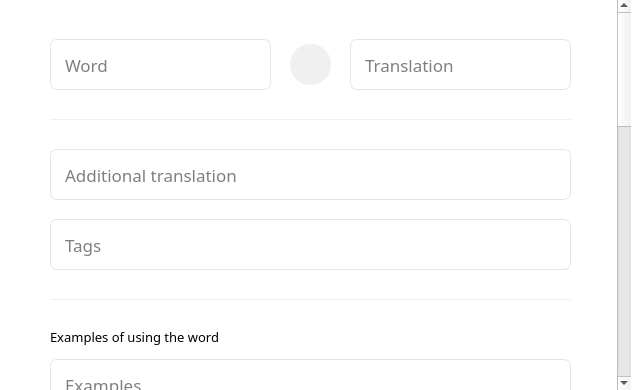
<?xml version="1.0" encoding="UTF-8"?>
<ui version="4.0">
 <class>WordInDictionaryMainWindow</class>
 <widget class="QMainWindow" name="WordInDictionaryMainWindow">
  <property name="geometry">
   <rect>
    <x>0</x>
    <y>0</y>
    <width>643</width>
    <height>390</height>
   </rect>
  </property>
  <property name="minimumSize">
   <size>
    <width>643</width>
    <height>390</height>
   </size>
  </property>
  <property name="maximumSize">
   <size>
    <width>643</width>
    <height>390</height>
   </size>
  </property>
  <property name="windowTitle">
   <string>MainWindow</string>
  </property>
  <widget class="QWidget" name="WordInDictionaryCentralWidget">
   <widget class="QFrame" name="mainFrame">
    <property name="geometry">
     <rect>
      <x>0</x>
      <y>0</y>
      <width>643</width>
      <height>390</height>
     </rect>
    </property>
    <property name="styleSheet">
     <string notr="true">QFrame {
	background-color: rgb(255, 255, 255);
	border: none;
}</string>
    </property>
    <property name="frameShape">
     <enum>QFrame::StyledPanel</enum>
    </property>
    <property name="frameShadow">
     <enum>QFrame::Raised</enum>
    </property>
    <widget class="QScrollArea" name="scrollArea">
     <property name="geometry">
      <rect>
       <x>0</x>
       <y>-1</y>
       <width>631</width>
       <height>391</height>
      </rect>
     </property>
     <property name="styleSheet">
      <string notr="true">QScrollBar:vertical {
	border: none;
	background-color: none;
	width: 8px;
	border-radius: 4px;
	margin: 20px 0 20px 0;
}

/*  HANDLE BAR VERTICAL */
QScrollBar::handle:vertical {	
	background-color: rgb(180, 180, 180);
	min-height: 50px;
	border-radius: 4px;
	margin: 0;
}
QScrollBar::handle:vertical:hover{	
	background-color: rgb(200, 200, 200);
}
QScrollBar::handle:vertical:pressed {	
	background-color: rgb(160, 160, 160);
}

/* BTN TOP - SCROLLBAR */
QScrollBar::add-line:vertical {
	height: 0px;
	subcontrol-position: bottom;
	subcontrol-origin: margin;
	width: 0px;
	background-color: rgb(255, 255, 255);
}

QScrollBar::sub-line:vertical {
	height: 0px;
	subcontrol-position: top;
	subcontrol-origin: margin;
	width: 0px;
	background-color: rgb(255, 255, 255);
}

QScrollBar::up-arrow:vertical, QScrollBar::down-arrow:vertical {
	background-color: none;
}
QScrollBar::add-page:vertical, QScrollBar::sub-page:vertical {
	background-color: none;
}</string>
     </property>
     <property name="widgetResizable">
      <bool>true</bool>
     </property>
     <widget class="QWidget" name="scrollAreaWidgetContents">
      <property name="geometry">
       <rect>
        <x>0</x>
        <y>-373</y>
        <width>623</width>
        <height>1250</height>
       </rect>
      </property>
      <layout class="QVBoxLayout" name="verticalLayout">
       <property name="spacing">
        <number>0</number>
       </property>
       <property name="leftMargin">
        <number>0</number>
       </property>
       <property name="topMargin">
        <number>0</number>
       </property>
       <property name="rightMargin">
        <number>0</number>
       </property>
       <property name="bottomMargin">
        <number>0</number>
       </property>
       <item>
        <widget class="QFrame" name="displayFrame">
         <property name="minimumSize">
          <size>
           <width>0</width>
           <height>1250</height>
          </size>
         </property>
         <property name="frameShape">
          <enum>QFrame::StyledPanel</enum>
         </property>
         <property name="frameShadow">
          <enum>QFrame::Raised</enum>
         </property>
         <widget class="QLineEdit" name="wordLineEdit">
          <property name="geometry">
           <rect>
            <x>50</x>
            <y>40</y>
            <width>221</width>
            <height>51</height>
           </rect>
          </property>
          <property name="font">
           <font>
            <family>Montserrat</family>
            <pointsize>13</pointsize>
            <bold>false</bold>
           </font>
          </property>
          <property name="styleSheet">
           <string notr="true">QLineEdit {
	background-color: rgb(255, 255, 255);
	border: 1px solid rgb(229, 229, 229);
	border-radius: 7px;
	padding: 12px;
}</string>
          </property>
          <property name="placeholderText">
           <string>Word</string>
          </property>
         </widget>
         <widget class="QPushButton" name="buttonToSwapWords">
          <property name="geometry">
           <rect>
            <x>290</x>
            <y>45</y>
            <width>41</width>
            <height>41</height>
           </rect>
          </property>
          <property name="cursor">
           <cursorShape>PointingHandCursor</cursorShape>
          </property>
          <property name="styleSheet">
           <string notr="true">QPushButton {
	background-color: rgb(240, 240, 240);
	border: none;
	border-radius: 20px;
}

QPushButton:hover {
	background-color: rgba(240, 240, 240, 220);
}

QPushButton:pressed {
	background-color: rgba(240, 240, 240, 240);
}</string>
          </property>
          <property name="text">
           <string/>
          </property>
          <property name="icon">
           <iconset resource="../icons/icons.qrc">
            <normaloff>:/exchangeIcon_B.png</normaloff>:/exchangeIcon_B.png</iconset>
          </property>
          <property name="iconSize">
           <size>
            <width>18</width>
            <height>18</height>
           </size>
          </property>
         </widget>
         <widget class="QLineEdit" name="translationLineEdit">
          <property name="geometry">
           <rect>
            <x>350</x>
            <y>40</y>
            <width>221</width>
            <height>51</height>
           </rect>
          </property>
          <property name="font">
           <font>
            <family>Montserrat</family>
            <pointsize>13</pointsize>
            <bold>false</bold>
           </font>
          </property>
          <property name="styleSheet">
           <string notr="true">QLineEdit {
	background-color: rgb(255, 255, 255);
	border: 1px solid rgb(229, 229, 229);
	border-radius: 7px;
	padding: 12px;
}</string>
          </property>
          <property name="placeholderText">
           <string>Translation</string>
          </property>
         </widget>
         <widget class="QLabel" name="separatedLine_1">
          <property name="geometry">
           <rect>
            <x>50</x>
            <y>120</y>
            <width>521</width>
            <height>1</height>
           </rect>
          </property>
          <property name="styleSheet">
           <string notr="true">QLabel {
	background-color: rgb(240, 240, 240);
	border: none;
}</string>
          </property>
          <property name="text">
           <string/>
          </property>
         </widget>
         <widget class="QLineEdit" name="additionalTranslationLineEdit">
          <property name="geometry">
           <rect>
            <x>50</x>
            <y>150</y>
            <width>521</width>
            <height>51</height>
           </rect>
          </property>
          <property name="font">
           <font>
            <family>Montserrat</family>
            <pointsize>13</pointsize>
            <bold>false</bold>
           </font>
          </property>
          <property name="styleSheet">
           <string notr="true">QLineEdit {
	background-color: rgb(255, 255, 255);
	border: 1px solid rgb(229, 229, 229);
	border-radius: 7px;
	padding: 12px;
}</string>
          </property>
          <property name="placeholderText">
           <string>Additional translation</string>
          </property>
         </widget>
         <widget class="QLineEdit" name="tagsLineEdit">
          <property name="geometry">
           <rect>
            <x>50</x>
            <y>220</y>
            <width>521</width>
            <height>51</height>
           </rect>
          </property>
          <property name="font">
           <font>
            <family>Montserrat</family>
            <pointsize>13</pointsize>
            <bold>false</bold>
           </font>
          </property>
          <property name="styleSheet">
           <string notr="true">QLineEdit {
	background-color: rgb(255, 255, 255);
	border: 1px solid rgb(229, 229, 229);
	border-radius: 7px;
	padding: 12px;
}</string>
          </property>
          <property name="placeholderText">
           <string>Tags</string>
          </property>
         </widget>
         <widget class="QLabel" name="separatedLine_2">
          <property name="geometry">
           <rect>
            <x>50</x>
            <y>300</y>
            <width>521</width>
            <height>1</height>
           </rect>
          </property>
          <property name="styleSheet">
           <string notr="true">QLabel {
	background-color: rgb(240, 240, 240);
	border: none;
}</string>
          </property>
          <property name="text">
           <string/>
          </property>
         </widget>
         <widget class="QLineEdit" name="examplesLineEdit">
          <property name="geometry">
           <rect>
            <x>50</x>
            <y>360</y>
            <width>521</width>
            <height>51</height>
           </rect>
          </property>
          <property name="font">
           <font>
            <family>Montserrat</family>
            <pointsize>13</pointsize>
            <bold>false</bold>
           </font>
          </property>
          <property name="styleSheet">
           <string notr="true">QLineEdit {
	background-color: rgb(255, 255, 255);
	border: 1px solid rgb(229, 229, 229);
	border-radius: 7px;
	padding: 12px;
}</string>
          </property>
          <property name="placeholderText">
           <string>Examples</string>
          </property>
         </widget>
         <widget class="QLabel" name="examplesLabel">
          <property name="geometry">
           <rect>
            <x>50</x>
            <y>330</y>
            <width>191</width>
            <height>16</height>
           </rect>
          </property>
          <property name="font">
           <font>
            <family>Montserrat</family>
            <pointsize>10</pointsize>
            <bold>false</bold>
           </font>
          </property>
          <property name="styleSheet">
           <string notr="true">QLabel {
	background-color: none;
	border: none;
}</string>
          </property>
          <property name="text">
           <string>Examples of using the word</string>
          </property>
         </widget>
         <widget class="QLineEdit" name="translationOfTheExamplesLineEdit">
          <property name="geometry">
           <rect>
            <x>50</x>
            <y>430</y>
            <width>521</width>
            <height>51</height>
           </rect>
          </property>
          <property name="font">
           <font>
            <family>Montserrat</family>
            <pointsize>13</pointsize>
            <bold>false</bold>
           </font>
          </property>
          <property name="styleSheet">
           <string notr="true">QLineEdit {
	background-color: rgb(255, 255, 255);
	border: 1px solid rgb(229, 229, 229);
	border-radius: 7px;
	padding: 12px;
}</string>
          </property>
          <property name="placeholderText">
           <string>Translation</string>
          </property>
         </widget>
         <widget class="QLabel" name="separatedLine_3">
          <property name="geometry">
           <rect>
            <x>50</x>
            <y>510</y>
            <width>521</width>
            <height>1</height>
           </rect>
          </property>
          <property name="styleSheet">
           <string notr="true">QLabel {
	background-color: rgb(240, 240, 240);
	border: none;
}</string>
          </property>
          <property name="text">
           <string/>
          </property>
         </widget>
         <widget class="QLabel" name="photoOfTheWord">
          <property name="geometry">
           <rect>
            <x>50</x>
            <y>540</y>
            <width>81</width>
            <height>81</height>
           </rect>
          </property>
          <property name="styleSheet">
           <string notr="true">QLabel {
	background-color: none;
	border: none;
}</string>
          </property>
          <property name="text">
           <string/>
          </property>
          <property name="pixmap">
           <pixmap resource="../icons/icons.qrc">:/programIcon.png</pixmap>
          </property>
          <property name="scaledContents">
           <bool>true</bool>
          </property>
          <property name="alignment">
           <set>Qt::AlignLeading|Qt::AlignLeft|Qt::AlignVCenter</set>
          </property>
         </widget>
         <widget class="QPushButton" name="changePhotoOfTheWord">
          <property name="geometry">
           <rect>
            <x>115</x>
            <y>605</y>
            <width>31</width>
            <height>31</height>
           </rect>
          </property>
          <property name="cursor">
           <cursorShape>PointingHandCursor</cursorShape>
          </property>
          <property name="styleSheet">
           <string notr="true">QPushButton {
	background-color: rgb(83, 200, 240);
	border: none;
	border-radius: 15px;
}

QPushButton:hover {
	background-color: rgb(91, 202, 240);
}

QPushButton:pressed {
	background-color: rgb(75, 197, 239);
}</string>
          </property>
          <property name="text">
           <string/>
          </property>
          <property name="icon">
           <iconset resource="../icons/icons.qrc">
            <normaloff>:/editSomethingIconBorder_W.png</normaloff>:/editSomethingIconBorder_W.png</iconset>
          </property>
          <property name="iconSize">
           <size>
            <width>16</width>
            <height>16</height>
           </size>
          </property>
         </widget>
         <widget class="QLabel" name="separatedLine_4">
          <property name="geometry">
           <rect>
            <x>50</x>
            <y>670</y>
            <width>521</width>
            <height>1</height>
           </rect>
          </property>
          <property name="styleSheet">
           <string notr="true">QLabel {
	background-color: rgb(240, 240, 240);
	border: none;
}</string>
          </property>
          <property name="text">
           <string/>
          </property>
         </widget>
         <widget class="QPushButton" name="color_3">
          <property name="geometry">
           <rect>
            <x>170</x>
            <y>700</y>
            <width>31</width>
            <height>31</height>
           </rect>
          </property>
          <property name="cursor">
           <cursorShape>PointingHandCursor</cursorShape>
          </property>
          <property name="styleSheet">
           <string notr="true">QPushButton {
	background-color: rgb(255, 187, 205);
	border-radius: 5px;
}

QPushButton:hover {
	background-color: rgba(255, 187, 205, 100);
}</string>
          </property>
          <property name="text">
           <string/>
          </property>
         </widget>
         <widget class="QPushButton" name="color_2">
          <property name="geometry">
           <rect>
            <x>120</x>
            <y>700</y>
            <width>31</width>
            <height>31</height>
           </rect>
          </property>
          <property name="cursor">
           <cursorShape>PointingHandCursor</cursorShape>
          </property>
          <property name="styleSheet">
           <string notr="true">QPushButton {
	background-color: rgb(80, 194, 255);
	border-radius: 5px;
}

QPushButton:hover {
	background-color: rgba(80, 194, 255, 100);
}</string>
          </property>
          <property name="text">
           <string/>
          </property>
         </widget>
         <widget class="QPushButton" name="color_1">
          <property name="geometry">
           <rect>
            <x>70</x>
            <y>700</y>
            <width>31</width>
            <height>31</height>
           </rect>
          </property>
          <property name="cursor">
           <cursorShape>PointingHandCursor</cursorShape>
          </property>
          <property name="styleSheet">
           <string notr="true">QPushButton {
	background-color: rgb(255, 0, 123);
	border-radius: 5px;
}

QPushButton:hover {
	background-color: rgba(255, 0, 123, 100);
}</string>
          </property>
          <property name="text">
           <string/>
          </property>
         </widget>
         <widget class="QPushButton" name="color_4">
          <property name="geometry">
           <rect>
            <x>220</x>
            <y>700</y>
            <width>31</width>
            <height>31</height>
           </rect>
          </property>
          <property name="cursor">
           <cursorShape>PointingHandCursor</cursorShape>
          </property>
          <property name="styleSheet">
           <string notr="true">QPushButton {
	background-color: rgb(158, 255, 215);
	border-radius: 5px;
}

QPushButton:hover {
	background-color: rgba(158, 255, 215, 100);
}</string>
          </property>
          <property name="text">
           <string/>
          </property>
         </widget>
         <widget class="QPushButton" name="color_5">
          <property name="geometry">
           <rect>
            <x>270</x>
            <y>700</y>
            <width>31</width>
            <height>31</height>
           </rect>
          </property>
          <property name="cursor">
           <cursorShape>PointingHandCursor</cursorShape>
          </property>
          <property name="styleSheet">
           <string notr="true">QPushButton {
	background-color: rgb(169, 203, 183);
	border-radius: 5px;
}

QPushButton:hover {
	background-color: rgba(169, 203, 183, 100);
}</string>
          </property>
          <property name="text">
           <string/>
          </property>
         </widget>
         <widget class="QPushButton" name="color_10">
          <property name="geometry">
           <rect>
            <x>520</x>
            <y>700</y>
            <width>31</width>
            <height>31</height>
           </rect>
          </property>
          <property name="cursor">
           <cursorShape>PointingHandCursor</cursorShape>
          </property>
          <property name="styleSheet">
           <string notr="true">QPushButton {
	background-color: rgb(228, 225, 255);
	border-radius: 5px;
}

QPushButton:hover {
	background-color: rgba(228, 225, 255, 100);
}</string>
          </property>
          <property name="text">
           <string/>
          </property>
         </widget>
         <widget class="QPushButton" name="color_9">
          <property name="geometry">
           <rect>
            <x>470</x>
            <y>700</y>
            <width>31</width>
            <height>31</height>
           </rect>
          </property>
          <property name="cursor">
           <cursorShape>PointingHandCursor</cursorShape>
          </property>
          <property name="styleSheet">
           <string notr="true">QPushButton {
	background-color: rgb(170, 255, 0);
	border-radius: 5px;
}

QPushButton:hover {
	background-color: rgba(170, 255, 0, 100);
}</string>
          </property>
          <property name="text">
           <string/>
          </property>
         </widget>
         <widget class="QPushButton" name="color_6">
          <property name="geometry">
           <rect>
            <x>320</x>
            <y>700</y>
            <width>31</width>
            <height>31</height>
           </rect>
          </property>
          <property name="cursor">
           <cursorShape>PointingHandCursor</cursorShape>
          </property>
          <property name="styleSheet">
           <string notr="true">QPushButton {
	background-color: rgb(205, 53, 255);
	border-radius: 5px;
}

QPushButton:hover {
	background-color: rgba(205, 53, 255, 100);
}</string>
          </property>
          <property name="text">
           <string/>
          </property>
         </widget>
         <widget class="QPushButton" name="color_7">
          <property name="geometry">
           <rect>
            <x>370</x>
            <y>700</y>
            <width>31</width>
            <height>31</height>
           </rect>
          </property>
          <property name="cursor">
           <cursorShape>PointingHandCursor</cursorShape>
          </property>
          <property name="styleSheet">
           <string notr="true">QPushButton {
	background-color: rgb(255, 201, 64);
	border-radius: 5px;
}

QPushButton:hover {
	background-color: rgba(255, 201, 64, 100);
}</string>
          </property>
          <property name="text">
           <string/>
          </property>
         </widget>
         <widget class="QPushButton" name="color_8">
          <property name="geometry">
           <rect>
            <x>420</x>
            <y>700</y>
            <width>31</width>
            <height>31</height>
           </rect>
          </property>
          <property name="cursor">
           <cursorShape>PointingHandCursor</cursorShape>
          </property>
          <property name="styleSheet">
           <string notr="true">QPushButton {
	background-color: rgb(255, 32, 80);
	border-radius: 5px;
}

QPushButton:hover {
	background-color: rgba(255, 32, 80, 100);
}</string>
          </property>
          <property name="text">
           <string/>
          </property>
         </widget>
         <widget class="QPushButton" name="color_15">
          <property name="geometry">
           <rect>
            <x>270</x>
            <y>750</y>
            <width>31</width>
            <height>31</height>
           </rect>
          </property>
          <property name="cursor">
           <cursorShape>PointingHandCursor</cursorShape>
          </property>
          <property name="styleSheet">
           <string notr="true">QPushButton {
	background-color: rgb(235, 255, 52);
	border-radius: 5px;
}

QPushButton:hover {
	background-color: rgba(235, 255, 52, 100);
}</string>
          </property>
          <property name="text">
           <string/>
          </property>
         </widget>
         <widget class="QPushButton" name="color_14">
          <property name="geometry">
           <rect>
            <x>220</x>
            <y>750</y>
            <width>31</width>
            <height>31</height>
           </rect>
          </property>
          <property name="cursor">
           <cursorShape>PointingHandCursor</cursorShape>
          </property>
          <property name="styleSheet">
           <string notr="true">QPushButton {
	background-color: rgb(255, 107, 235);
	border-radius: 5px;
}

QPushButton:hover {
	background-color: rgba(255, 107, 235, 100);
}</string>
          </property>
          <property name="text">
           <string/>
          </property>
         </widget>
         <widget class="QPushButton" name="color_19">
          <property name="geometry">
           <rect>
            <x>470</x>
            <y>750</y>
            <width>31</width>
            <height>31</height>
           </rect>
          </property>
          <property name="cursor">
           <cursorShape>PointingHandCursor</cursorShape>
          </property>
          <property name="styleSheet">
           <string notr="true">QPushButton {
	background-color: rgb(170, 0, 0);
	border-radius: 5px;
}

QPushButton:hover {
	background-color: rgba(170, 0, 0, 100);
}</string>
          </property>
          <property name="text">
           <string/>
          </property>
         </widget>
         <widget class="QPushButton" name="color_18">
          <property name="geometry">
           <rect>
            <x>420</x>
            <y>750</y>
            <width>31</width>
            <height>31</height>
           </rect>
          </property>
          <property name="cursor">
           <cursorShape>PointingHandCursor</cursorShape>
          </property>
          <property name="styleSheet">
           <string notr="true">QPushButton {
	background-color: rgb(170, 85, 127);
	border-radius: 5px;
}

QPushButton:hover {
	background-color: rgba(170, 85, 127, 100);
}</string>
          </property>
          <property name="text">
           <string/>
          </property>
         </widget>
         <widget class="QPushButton" name="color_16">
          <property name="geometry">
           <rect>
            <x>320</x>
            <y>750</y>
            <width>31</width>
            <height>31</height>
           </rect>
          </property>
          <property name="cursor">
           <cursorShape>PointingHandCursor</cursorShape>
          </property>
          <property name="styleSheet">
           <string notr="true">QPushButton {
	background-color: rgb(85, 85, 127);
	border-radius: 5px;
}

QPushButton:hover {
	background-color: rgba(85, 85, 127, 100);
}</string>
          </property>
          <property name="text">
           <string/>
          </property>
         </widget>
         <widget class="QPushButton" name="color_11">
          <property name="geometry">
           <rect>
            <x>70</x>
            <y>750</y>
            <width>31</width>
            <height>31</height>
           </rect>
          </property>
          <property name="cursor">
           <cursorShape>PointingHandCursor</cursorShape>
          </property>
          <property name="styleSheet">
           <string notr="true">QPushButton {
	background-color: rgb(2, 255, 61);
	border-radius: 5px;
}

QPushButton:hover {
	background-color: rgba(2, 255, 61, 100);
}</string>
          </property>
          <property name="text">
           <string/>
          </property>
         </widget>
         <widget class="QPushButton" name="color_17">
          <property name="geometry">
           <rect>
            <x>370</x>
            <y>750</y>
            <width>31</width>
            <height>31</height>
           </rect>
          </property>
          <property name="cursor">
           <cursorShape>PointingHandCursor</cursorShape>
          </property>
          <property name="styleSheet">
           <string notr="true">QPushButton {
	background-color: rgb(85, 0, 0);
	border-radius: 5px;
}

QPushButton:hover {
	background-color: rgba(85, 0, 0, 100);
}</string>
          </property>
          <property name="text">
           <string/>
          </property>
         </widget>
         <widget class="QPushButton" name="color_12">
          <property name="geometry">
           <rect>
            <x>120</x>
            <y>750</y>
            <width>31</width>
            <height>31</height>
           </rect>
          </property>
          <property name="cursor">
           <cursorShape>PointingHandCursor</cursorShape>
          </property>
          <property name="styleSheet">
           <string notr="true">QPushButton {
	background-color: rgb(179, 58, 255);
	border-radius: 5px;
}

QPushButton:hover {
	background-color: rgba(179, 58, 255, 100);
}</string>
          </property>
          <property name="text">
           <string/>
          </property>
         </widget>
         <widget class="QPushButton" name="color_13">
          <property name="geometry">
           <rect>
            <x>170</x>
            <y>750</y>
            <width>31</width>
            <height>31</height>
           </rect>
          </property>
          <property name="cursor">
           <cursorShape>PointingHandCursor</cursorShape>
          </property>
          <property name="styleSheet">
           <string notr="true">QPushButton {
	background-color: rgb(106, 0, 255);
	border-radius: 5px;
}

QPushButton:hover {
	background-color: rgba(106, 0, 255, 100);
}</string>
          </property>
          <property name="text">
           <string/>
          </property>
         </widget>
         <widget class="QPushButton" name="changeColorButton">
          <property name="geometry">
           <rect>
            <x>520</x>
            <y>750</y>
            <width>31</width>
            <height>31</height>
           </rect>
          </property>
          <property name="cursor">
           <cursorShape>PointingHandCursor</cursorShape>
          </property>
          <property name="styleSheet">
           <string notr="true">QPushButton {
	background-color: none;
	border-radius: 5px;
}
</string>
          </property>
          <property name="text">
           <string/>
          </property>
          <property name="icon">
           <iconset resource="../icons/icons.qrc">
            <normaloff>:/chooseTheColorIconBorder_B.png</normaloff>:/chooseTheColorIconBorder_B.png</iconset>
          </property>
          <property name="iconSize">
           <size>
            <width>25</width>
            <height>25</height>
           </size>
          </property>
         </widget>
         <widget class="QLabel" name="chosenColorLabel">
          <property name="geometry">
           <rect>
            <x>200</x>
            <y>820</y>
            <width>121</width>
            <height>16</height>
           </rect>
          </property>
          <property name="font">
           <font>
            <family>Montserrat</family>
            <pointsize>13</pointsize>
            <bold>false</bold>
           </font>
          </property>
          <property name="styleSheet">
           <string notr="true">QLabel {
	background-color: none;
	border: none;
}</string>
          </property>
          <property name="text">
           <string>Chosen color:</string>
          </property>
         </widget>
         <widget class="QPushButton" name="chosenColor">
          <property name="geometry">
           <rect>
            <x>330</x>
            <y>813</y>
            <width>31</width>
            <height>31</height>
           </rect>
          </property>
          <property name="font">
           <font>
            <pointsize>12</pointsize>
           </font>
          </property>
          <property name="cursor">
           <cursorShape>PointingHandCursor</cursorShape>
          </property>
          <property name="styleSheet">
           <string notr="true">QPushButton {
	background-color: rgb(255, 255, 255);
	border-radius: 5px;
}

QPushButton:hover {
	background-color: rgba(255, 255, 255, 100);
}</string>
          </property>
          <property name="text">
           <string/>
          </property>
         </widget>
         <widget class="QLabel" name="separatedLine_5">
          <property name="geometry">
           <rect>
            <x>50</x>
            <y>900</y>
            <width>521</width>
            <height>1</height>
           </rect>
          </property>
          <property name="styleSheet">
           <string notr="true">QLabel {
	background-color: rgb(240, 240, 240);
	border: none;
}</string>
          </property>
          <property name="text">
           <string/>
          </property>
         </widget>
         <widget class="QLabel" name="statusLabel">
          <property name="geometry">
           <rect>
            <x>50</x>
            <y>930</y>
            <width>51</width>
            <height>16</height>
           </rect>
          </property>
          <property name="font">
           <font>
            <family>Montserrat</family>
            <pointsize>10</pointsize>
            <bold>false</bold>
           </font>
          </property>
          <property name="styleSheet">
           <string notr="true">QLabel {
	background-color: none;
	border: none;
}</string>
          </property>
          <property name="text">
           <string>Status</string>
          </property>
         </widget>
         <widget class="QLabel" name="separatedLine_6">
          <property name="geometry">
           <rect>
            <x>50</x>
            <y>1140</y>
            <width>521</width>
            <height>1</height>
           </rect>
          </property>
          <property name="styleSheet">
           <string notr="true">QLabel {
	background-color: rgb(240, 240, 240);
	border: none;
}</string>
          </property>
          <property name="text">
           <string/>
          </property>
         </widget>
         <widget class="QPushButton" name="saveAndAddAWord">
          <property name="geometry">
           <rect>
            <x>430</x>
            <y>1170</y>
            <width>141</width>
            <height>41</height>
           </rect>
          </property>
          <property name="font">
           <font>
            <family>Montserrat</family>
            <pointsize>13</pointsize>
            <bold>true</bold>
           </font>
          </property>
          <property name="cursor">
           <cursorShape>PointingHandCursor</cursorShape>
          </property>
          <property name="styleSheet">
           <string notr="true">QPushButton {
	background-color: rgb(56, 236, 113);
	border-radius: 7px;
	color: rgb(255, 255, 255);
	border: none;
}

QPushButton:hover {
	background-color: rgb(69, 241, 124);
}

QPushButton:pressed {
	background-color: rgb(48, 221, 103);
}</string>
          </property>
          <property name="text">
           <string>Create</string>
          </property>
         </widget>
         <widget class="QPushButton" name="cancelButton">
          <property name="geometry">
           <rect>
            <x>270</x>
            <y>1170</y>
            <width>151</width>
            <height>41</height>
           </rect>
          </property>
          <property name="font">
           <font>
            <family>Montserrat</family>
            <pointsize>13</pointsize>
            <bold>true</bold>
           </font>
          </property>
          <property name="cursor">
           <cursorShape>PointingHandCursor</cursorShape>
          </property>
          <property name="styleSheet">
           <string notr="true">QPushButton {
	background-color: rgb(214, 214, 214);
	border-radius: 7px;
	color: rgb(255, 255, 255);
	border: none;
}

QPushButton:hover {
	background-color: rgb(208, 208, 208);
}

QPushButton:pressed {
	background-color: rgb(202, 202, 202);
}</string>
          </property>
          <property name="text">
           <string>Cancel</string>
          </property>
         </widget>
         <widget class="QPushButton" name="processStatusButton">
          <property name="geometry">
           <rect>
            <x>50</x>
            <y>970</y>
            <width>181</width>
            <height>51</height>
           </rect>
          </property>
          <property name="font">
           <font>
            <family>Montserrat SemiBold</family>
            <pointsize>11</pointsize>
            <bold>false</bold>
           </font>
          </property>
          <property name="cursor">
           <cursorShape>PointingHandCursor</cursorShape>
          </property>
          <property name="styleSheet">
           <string notr="true">QPushButton {
	border: none;
	background-color: rgb(101, 255, 29);
	border-radius: 7px;
	color: rgb(255, 255, 255);
	padding: 1px;
}

QPushButton:hover {
	background-color: rgba(101, 255, 29, 220);
}</string>
          </property>
          <property name="text">
           <string>IN PROCESS</string>
          </property>
          <property name="icon">
           <iconset resource="../icons/icons.qrc">
            <normaloff>:/processIcon_W.png</normaloff>:/processIcon_W.png</iconset>
          </property>
          <property name="iconSize">
           <size>
            <width>25</width>
            <height>25</height>
           </size>
          </property>
          <property name="checkable">
           <bool>false</bool>
          </property>
          <property name="flat">
           <bool>false</bool>
          </property>
         </widget>
         <widget class="QPushButton" name="learnedStatusButton">
          <property name="geometry">
           <rect>
            <x>250</x>
            <y>970</y>
            <width>171</width>
            <height>51</height>
           </rect>
          </property>
          <property name="font">
           <font>
            <family>Montserrat SemiBold</family>
            <pointsize>11</pointsize>
            <bold>false</bold>
           </font>
          </property>
          <property name="cursor">
           <cursorShape>PointingHandCursor</cursorShape>
          </property>
          <property name="styleSheet">
           <string notr="true">QPushButton {
	border: none;
	background-color: rgb(26, 167, 255);
	border-radius: 7px;
	color: rgb(255, 255, 255);
	padding: 1px;
}

QPushButton:hover {
	background-color: rgb(56, 179, 255);
}</string>
          </property>
          <property name="text">
           <string>LEARNED</string>
          </property>
          <property name="icon">
           <iconset resource="../icons/icons.qrc">
            <normaloff>:/learnedIcon_W.png</normaloff>:/learnedIcon_W.png</iconset>
          </property>
          <property name="iconSize">
           <size>
            <width>20</width>
            <height>20</height>
           </size>
          </property>
          <property name="checkable">
           <bool>false</bool>
          </property>
          <property name="flat">
           <bool>false</bool>
          </property>
         </widget>
         <widget class="QPushButton" name="importantStatusButton">
          <property name="geometry">
           <rect>
            <x>50</x>
            <y>1040</y>
            <width>181</width>
            <height>51</height>
           </rect>
          </property>
          <property name="font">
           <font>
            <family>Montserrat SemiBold</family>
            <pointsize>11</pointsize>
            <bold>false</bold>
           </font>
          </property>
          <property name="cursor">
           <cursorShape>PointingHandCursor</cursorShape>
          </property>
          <property name="styleSheet">
           <string notr="true">QPushButton {
	border: none;
	background-color: rgb(255, 192, 32);
	border-radius: 7px;
	color: rgb(255, 255, 255);
	padding: 1px;
}

QPushButton:hover {
	background-color: rgba(255, 192, 32, 220);
}</string>
          </property>
          <property name="text">
           <string>IMPORTANT</string>
          </property>
          <property name="icon">
           <iconset resource="../icons/icons.qrc">
            <normaloff>:/importantIcon_W.png</normaloff>:/importantIcon_W.png</iconset>
          </property>
          <property name="iconSize">
           <size>
            <width>25</width>
            <height>25</height>
           </size>
          </property>
          <property name="checkable">
           <bool>false</bool>
          </property>
          <property name="flat">
           <bool>false</bool>
          </property>
         </widget>
        </widget>
       </item>
      </layout>
     </widget>
    </widget>
   </widget>
  </widget>
 </widget>
 <resources>
  <include location="../icons/icons.qrc"/>
 </resources>
 <connections/>
</ui>
